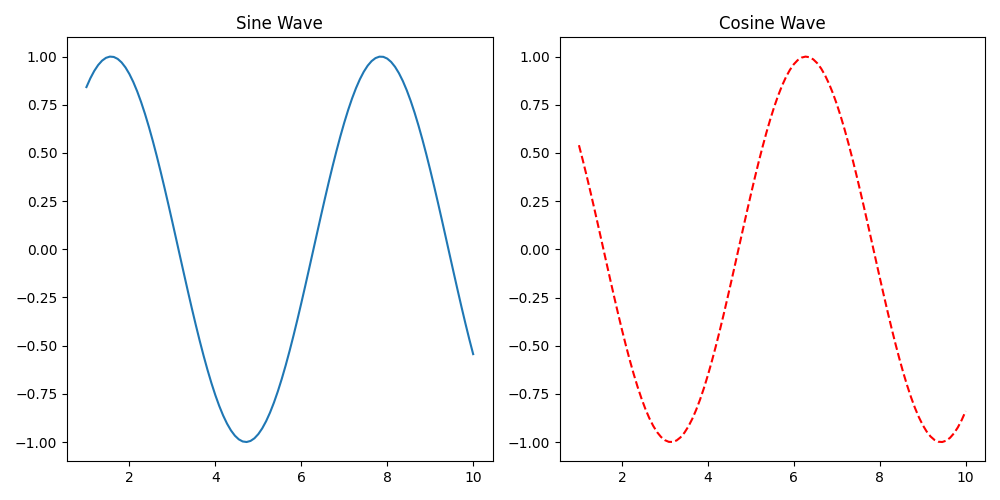

Reproduce this figure in Python.
import matplotlib.pyplot as plt
import numpy as np

# Create the figure and axes
# Use consistent names: ax1 and ax2
fig, (ax1, ax2) = plt.subplots(ncols=2, figsize=(10, 5))

x = np.linspace(1, 10, 100)
y1 = np.sin(x)
y2 = np.cos(x)

# Plot on the first axis
ax1.plot(x, y1)
ax1.set_title('Sine Wave')

# Plot on the second axis
ax2.plot(x, y2, 'r--')
ax2.set_title('Cosine Wave')

plt.tight_layout() # Adjusts spacing so titles don't overlap
plt.savefig('stemp_step.png')
plt.show()
